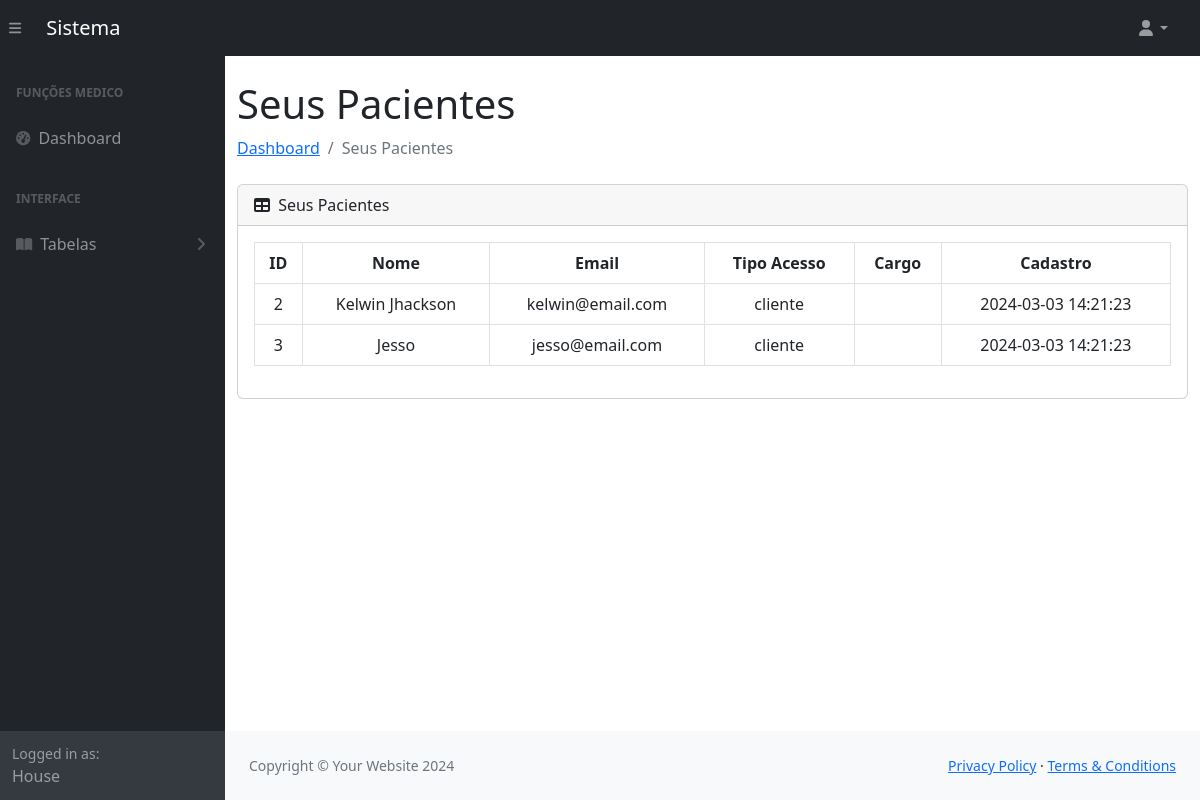
/sistema.php?pagina=listarPacientes (signed in), run on the app's committed database.
### tables this page shows
CREATE TABLE `usuarios` (
  `id` int NOT NULL,
  `nome` varchar(40) NOT NULL,
  `email` varchar(50) NOT NULL,
  `cpf` varchar(15) NOT NULL,
  `senha` varchar(40) NOT NULL,
  `tipoAcesso` varchar(10) NOT NULL,
  `cargo` varchar(40) NOT NULL,
  `criadoEm` timestamp NOT NULL DEFAULT CURRENT_TIMESTAMP,
  `isDeleted` varchar(1) DEFAULT NULL
);

### sistema.php (called while the page is built, shortened)
<?php
    include_once 'controllers/validate.php';
    function pageContent(){
        validarPagina();
    }
    include_once 'views/layout.php';
?>

### models/Manager.php (called while the page is built, shortened)
<?php
	class Manager extends Connect{
		public function select_common($table, $fields, $filters, $query_extra){
			$pdo = parent::get_instance();
			$query = "SELECT ";
			if($fields != null){
				$query .= implode(", ", $fields);
			}else{
				$query .= "*";
			}
			$query .= " FROM $table";
			if($filters != null){
				$query .= " WHERE ";
				foreach ($filters as $key => $value) {
					$query .= "$key=:$key AND ";
				}
				$query = substr($query, 0, -4);
			}
			if($query_extra != ""){
				$query .= $query_extra;
			}
			$statement = $pdo->prepare($query);
			if($filters != null){
				foreach ($filters as $key => $value) {
					$filters[$key] = filter_var($value);
				}
				foreach ($filters as $key => $value) {
					$statement->bindValue(":$key", $value, PDO::PARAM_STR);
				}
			}
			$statement->execute();
			$data = [];
			if($statement->rowCount()){
				while($result = $statement->fetch(PDO::FETCH_ASSOC)){
					$data[] = $result;
				}
			}else{
				return false;
			}
			return $data;
		}
	}
?>

### views/modulos/clientes/lista.php (the view, shortened to what this page needs)
<div class="container-fluid">
    <h1 class="mt-4"><?= $titleSection; ?></h1>
    <ol class="breadcrumb mb-4">
        <li class="breadcrumb-item"><a href="#">Dashboard</a></li>
        <li class="breadcrumb-item active"><?= $titleSection; ?></li>
    </ol>
    <div class="card mb-4">
        <div class="card-header">
            <i class="fas fa-table me-1"></i>
            <?= $titleSection; ?>
        </div>
        <div class="card-body">
            <table class="table table-bordered table-hover table-stripped text-center" id="datatablesSimple">
                <thead class="text-center">
                    <th>ID</th>
                    <th>Nome</th>
                    <th>Email</th>
                    <th>Tipo Acesso</th>
                    <th>Cargo</th>
                    <th>Cadastro</th>
                </thead>
                <tbody>
                    <?php foreach ($lista as $l): ?>
                        <?php if (!($l['tipoAcesso'] == "admin")) : ?>
                            <tr>
                                <td><?=$l['id'];?></td>
                                <td><?=$l['nome'];?></td>
                                <td><?=$l['email'];?></td>
                                <td><?=$l['tipoAcesso'];?></td>
                                <td><?=$l['cargo'];?></td>
                                <td><?=$l['criadoEm'];?></td>
                            </tr>
                        <?php endif; ?>
                    <?php endforeach; ?>
                </tbody>
            </table>
        </div>
    </div>
</div>

### data on the page
usuarios: id "2", nome "Kelwin Jhackson", email "kelwin@email.com", tipoAcesso "cliente", criadoEm "2024-03-03 14:21:23"
usuarios: id "3", nome "Jesso", email "jesso@email.com", tipoAcesso "cliente", criadoEm "2024-03-03 14:21:23"

### other printed values
$userData[0]['nome'] "House"
$titleSection "Seus Pacientes"
